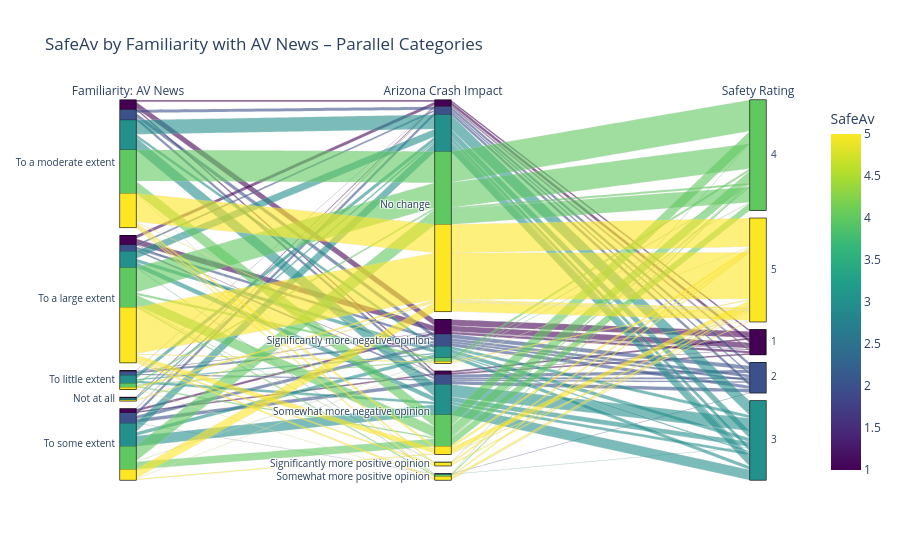

The notebook cell this image was saved under:
### Markdown cell above
The 25-44 age groups have the most respondents, while 18-24 has only 32 participants. Ratings 3 to 5 dominate across all age groups. Since the y-axis shows absolute counts, bar height differences primarily reflect sample size. The hover percentages reveal a slight trend: younger respondents (18-24: 79% rate 4-5) tend to view AV safety more positively than older ones (55-64: 54% rate 4-5), but this can only be read from the percentages, not the bar heights alone.

### Code cell
# New Visualization: SafeAv by Familiarity with AV News
import plotly.express as px

df2_plot = df2.copy()
df2_plot['ArizonaCrash'] = pd.Categorical(
    df2_plot['ArizonaCrash'],
    categories=['Significantly more positive opinion', 'Somewhat more positive opinion',
                'No change',
                'Somewhat more negative opinion', 'Significantly more negative opinion'],
    ordered=True
)
df2_plot['FamiliarityNews'] = pd.Categorical(
    df2_plot['FamiliarityNews'],
    categories=['To a large extent', 'To some extent', 'To a moderate extent', 'To little extent', 'Not at all'],
    ordered=True
)

fig = px.parallel_categories(
    df2_plot,
    dimensions=['FamiliarityNews', 'ArizonaCrash', 'SafeAv'],
    color='SafeAv',
    color_continuous_scale=px.colors.sequential.Viridis,
    labels={
        'FamiliarityNews': 'Familiarity: AV News',
        'ArizonaCrash': 'Arizona Crash Impact',
        'SafeAv': 'Safety Rating'
    },
    title='SafeAv by Familiarity with AV News – Parallel Categories'
)
fig.update_layout(coloraxis_colorbar=dict(title='SafeAv'))
fig.show()

### Figure 1 — Plotly figure (JSON) as saved in the notebook; plotly's stock layout.template omitted (floating-point values rounded to 4 significant figures; data arrays with more than 128 entries replaced by an {"elided": "..."} marker saying what was removed)
{"data": [{"dimensions": [{"label": "Familiarity: AV News", "values": {"elided": "783 str values"}}, {"label": "Arizona Crash Impact", "values": {"elided": "783 str values"}}, {"label": "Safety Rating", "values": {"elided": "783 int values"}}], "domain": {"x": [0, 1], "y": [0, 1]}, "line": {"color": {"elided": "783 int values"}, "coloraxis": "coloraxis"}, "name": "", "type": "parcats"}], "layout": {"coloraxis": {"colorbar": {"title": {"text": "SafeAv"}}, "colorscale": [[0, "#440154"], [0.1111, "#482878"], [0.2222, "#3e4989"], [0.3333, "#31688e"], [0.4444, "#26828e"], [0.5556, "#1f9e89"], [0.6667, "#35b779"], [0.7778, "#6ece58"], [0.8889, "#b5de2b"], [1, "#fde725"]]}, "legend": {"tracegroupgap": 0}, "title": {"text": "SafeAv by Familiarity with AV News – Parallel Categories"}}}
